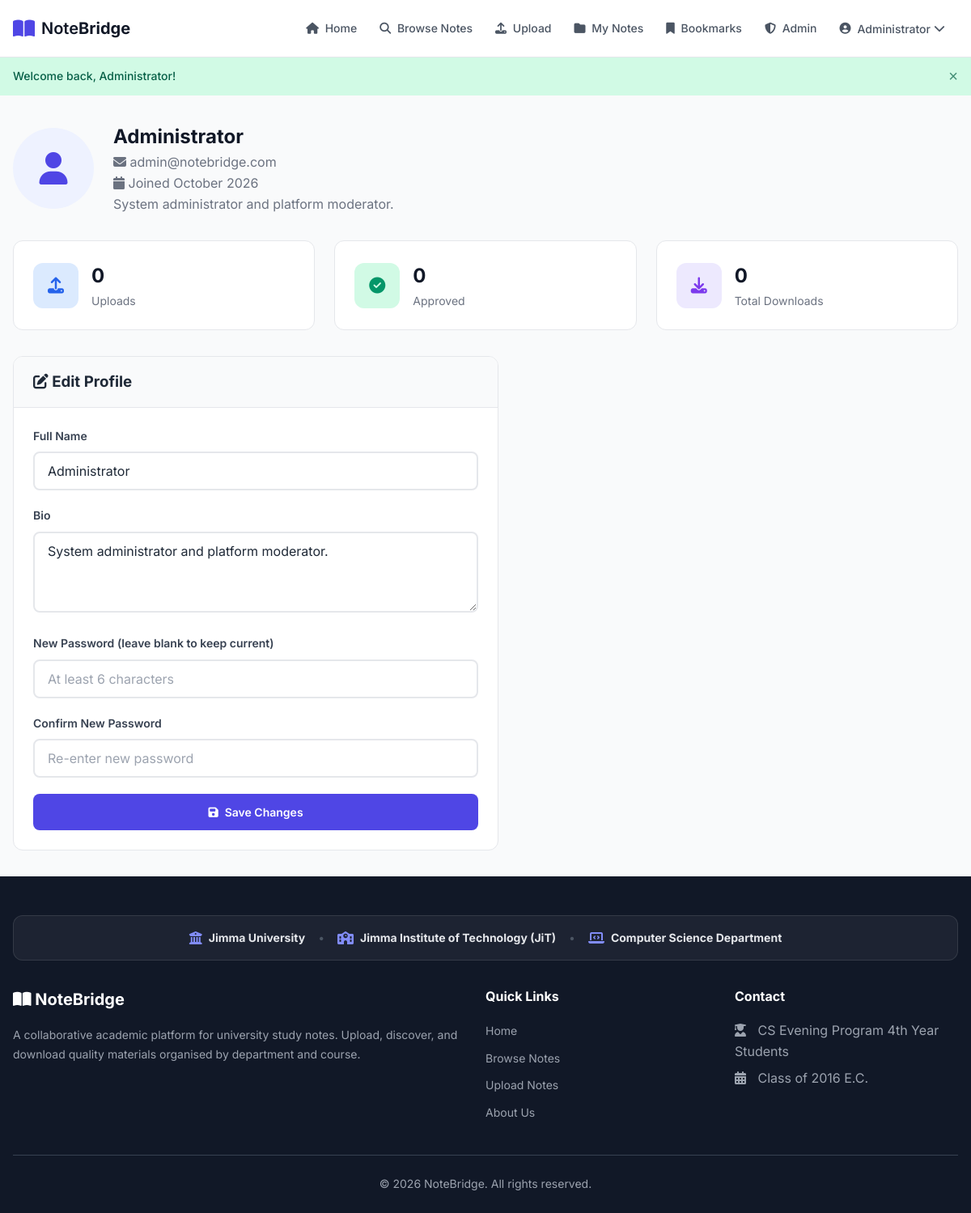
The page /pages/profile.php (signed in) on the database its author committed.
### tables this page shows
CREATE TABLE IF NOT EXISTS users (
    id          INT AUTO_INCREMENT PRIMARY KEY,
    full_name   VARCHAR(100) NOT NULL,
    email       VARCHAR(150) NOT NULL UNIQUE,
    password    VARCHAR(255) NOT NULL,            
    role        ENUM('student', 'admin') DEFAULT 'student',
    avatar      VARCHAR(255) DEFAULT 'default.png',
    bio         TEXT DEFAULT NULL,
    created_at  TIMESTAMP DEFAULT CURRENT_TIMESTAMP
);

### includes/config.php (called while the page is built, shortened)
<?php
function sanitize($data) {
    return htmlspecialchars(trim($data), ENT_QUOTES, 'UTF-8');
}
?>

### pages/profile.php (the view, shortened to what this page needs)
<?php
require_once __DIR__ . '/../includes/config.php';
$userId = $_SESSION['user_id'];
$stmt = $db->prepare("SELECT * FROM users WHERE id = ?");
$stmt->execute([$userId]);
$user = $stmt->fetch(PDO::FETCH_ASSOC);
$statsStmt = $db->prepare(
    "SELECT COUNT(*) AS total_uploads,
            SUM(CASE WHEN status = 'approved' THEN 1 ELSE 0 END) AS approved,
            COALESCE(SUM(downloads), 0) AS total_downloads
     FROM notes WHERE user_id = ?"
);
$statsStmt->execute([$userId]);
$userStats = $statsStmt->fetch(PDO::FETCH_ASSOC);
require_once __DIR__ . '/../includes/header.php';
?>
<div class="container">
    <div class="profile-header">
        <div class="profile-avatar">
            <i class="fas fa-user"></i>
        </div>
        <div class="profile-info">
            <h1><?php echo sanitize($user['full_name']); ?></h1>
            <p><i class="fas fa-envelope"></i> <?php echo sanitize($user['email']); ?></p>
            <p><i class="fas fa-calendar"></i> Joined <?php echo date('F Y', strtotime($user['created_at'])); ?></p>
            <p class="text-muted"><?php echo sanitize($user['bio'] ?? 'No bio yet.'); ?></p>
        </div>
    </div>
    <div class="stats-grid stats-grid-3 mb-8">
        <div class="stat-card">
            <div class="stat-icon blue"><i class="fas fa-upload"></i></div>
            <div>
                <div class="stat-number"><?php echo (int)$userStats['total_uploads']; ?></div>
                <div class="stat-label">Uploads</div>
            </div>
        </div>
        <div class="stat-card">
            <div class="stat-icon green"><i class="fas fa-check-circle"></i></div>
            <div>
                <div class="stat-number"><?php echo (int)$userStats['approved']; ?></div>
                <div class="stat-label">Approved</div>
            </div>
        </div>
        <div class="stat-card">
            <div class="stat-icon purple"><i class="fas fa-download"></i></div>
            <div>
                <div class="stat-number"><?php echo (int)$userStats['total_downloads']; ?></div>
                <div class="stat-label">Total Downloads</div>
            </div>
        </div>
    </div>
    <div class="card" style="max-width: 600px;">
        <div class="card-header">
            <h3><i class="fas fa-edit"></i> Edit Profile</h3>
        </div>
        <div class="card-body">
            <form method="POST" action="" data-validate>
                <div class="form-group">
                    <label for="full_name">Full Name</label>
                    <input type="text" id="full_name" name="full_name" class="form-control"
                           value="<?php echo sanitize($user['full_name']); ?>" required>
                </div>
                <div class="form-group">
                    <label for="bio">Bio</label>
                    <textarea id="bio" name="bio" class="form-control"
                              placeholder="Tell us about yourself..."><?php echo sanitize($user['bio'] ?? ''); ?></textarea>
                </div>
                <div class="form-group">
                    <label for="new_password">New Password (leave blank to keep current)</label>
                    <input type="password" id="new_password" name="new_password" class="form-control"
                           placeholder="At least 6 characters">
                </div>
                <div class="form-group">
                    <label for="confirm_password">Confirm New Password</label>
                    <input type="password" id="confirm_password" name="confirm_password" class="form-control"
                           placeholder="Re-enter new password">
                </div>
                <button type="submit" class="btn btn-primary btn-block">
                    <i class="fas fa-save"></i> Save Changes
                </button>
            </form>
        </div>
    </div>
</div>
<?php require_once __DIR__ . '/../includes/footer.php'; ?>

### rows shown on the page
users: full_name "Administrator", email "admin@notebridge.com", created_at "October 2026", bio "System administrator and platform moderator."

### other values the page prints
$_SESSION['full_name'] "Administrator"
$flash['message'] "Welcome back, Administrator!"
$userStats['total_uploads'] "0"
$userStats['approved'] "0"
$userStats['total_downloads'] "0"
